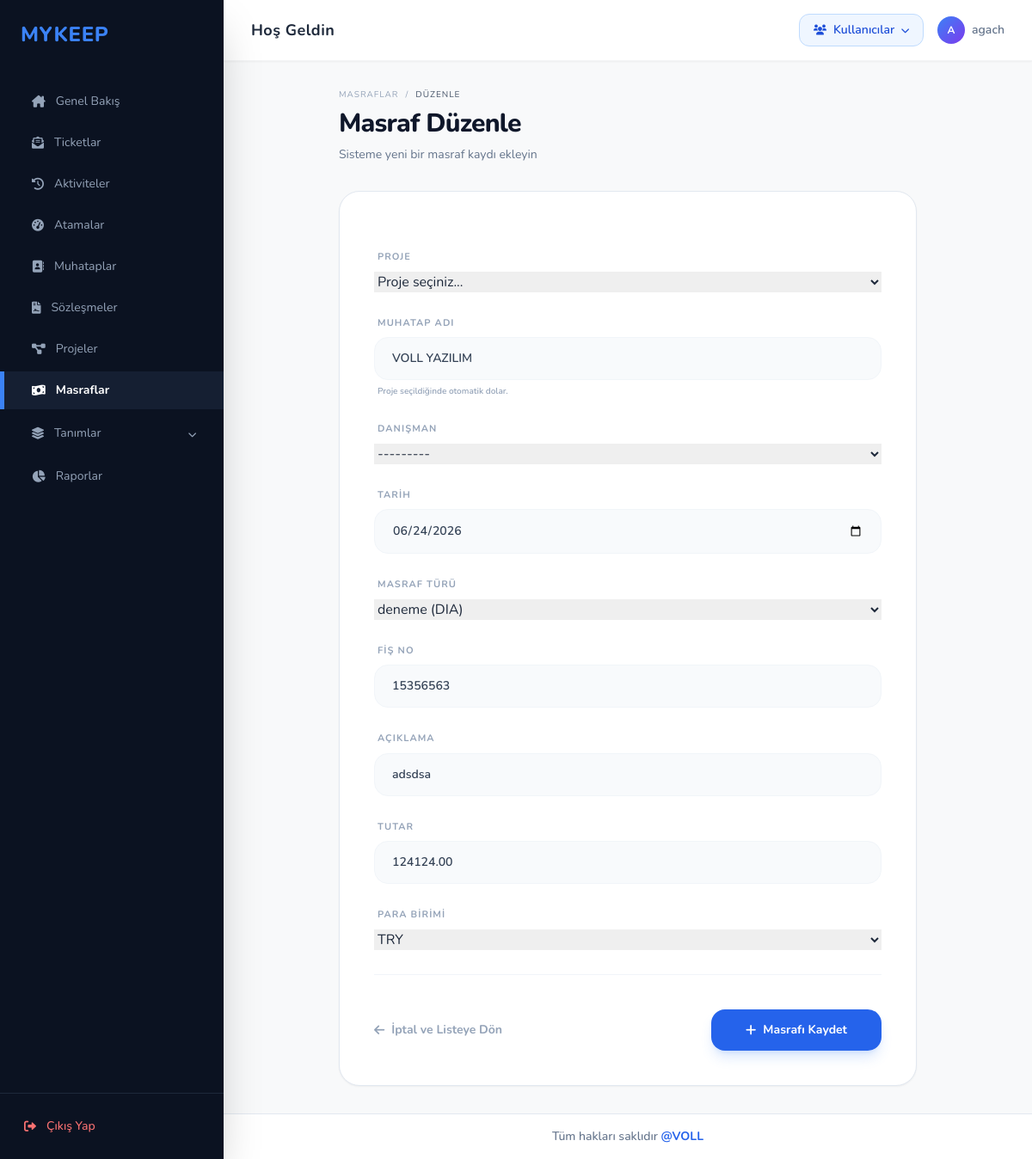
The app's page /masraflar/2/duzenle/ (signed in), older data.
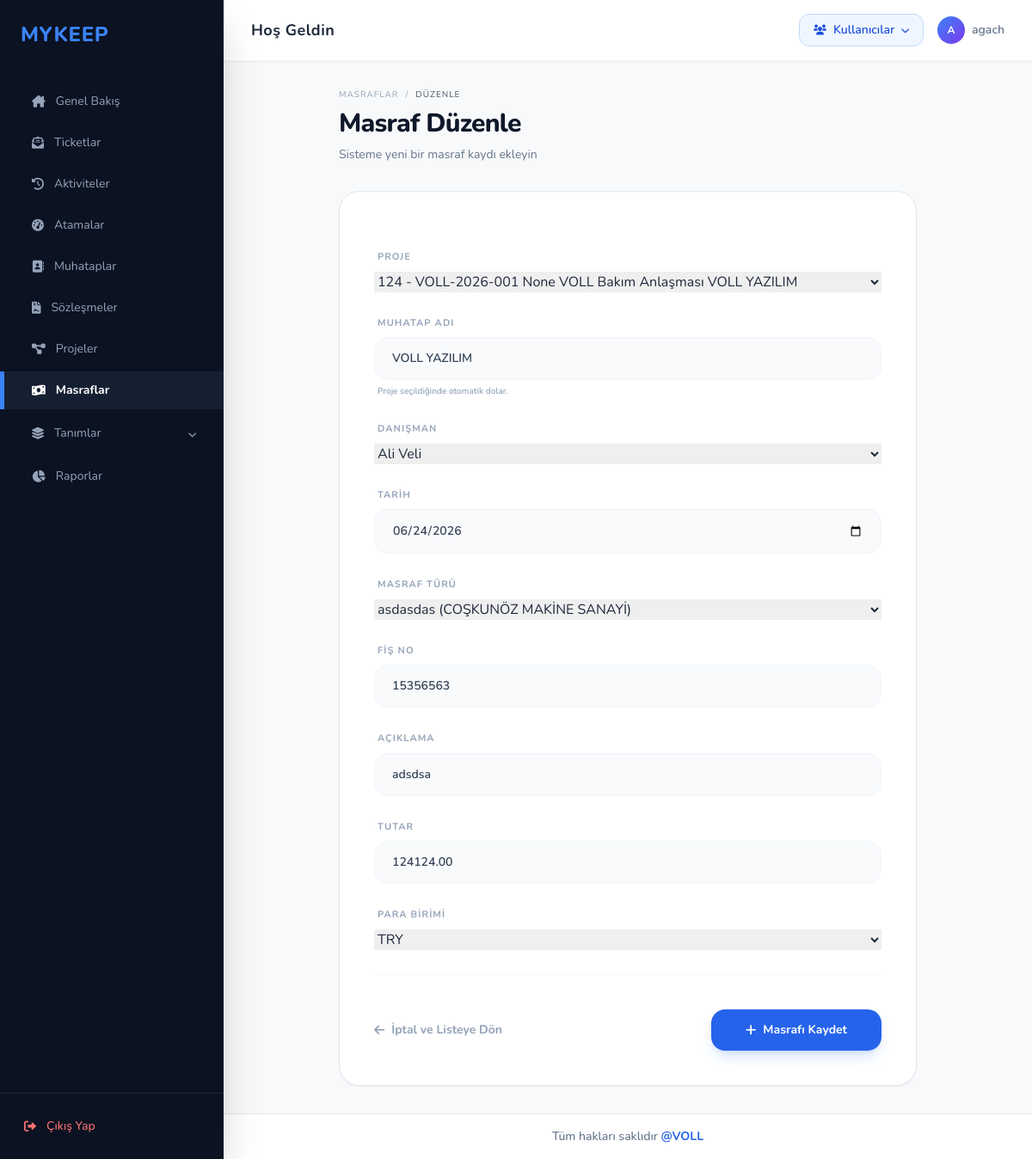
The same page, newer data.
### masraf/models.py (models this page shows, shortened)
class Masraf(models.Model):
    PARA_BIRIMI_CHOICES = [
        ('TRY', 'TRY'),
        ('EUR', 'EUR'),
        ('USD', 'USD'),
    ]
    proje = models.ForeignKey('proje.projeler', on_delete=models.CASCADE, verbose_name="Proje", null=True)
    danisman = models.ForeignKey('modul.danisman', on_delete=models.SET_NULL, verbose_name="Danışman", null=True, blank=True)
    muhatap_adi = models.CharField(max_length=200, verbose_name="Muhatap Adı", blank=True, null=True)
    tarih = models.DateField(verbose_name="Tarih")
    masraf_turu = models.ForeignKey(MasrafTuru, on_delete=models.PROTECT, verbose_name="Masraf Türü")
    fis_no = models.CharField(max_length=50, verbose_name="Fiş No")
    aciklama = models.CharField(max_length=60, verbose_name="Açıklama")
    tutar = models.DecimalField(max_digits=10, decimal_places=2, verbose_name="Tutar")
    para_birimi = models.CharField(max_length=3, choices=PARA_BIRIMI_CHOICES, default='TRY', verbose_name="Para Birimi")
    odendi_mi = models.BooleanField(default=False, verbose_name="Ödendi mi?")
    olusturulma_tarihi = models.DateTimeField(auto_now_add=True)
    guncellenme_tarihi = models.DateTimeField(auto_now=True)
    class Meta:
        verbose_name = "Masraf"
        verbose_name_plural = "Masraflar"

### masraf/views.py (the view)
# urls.py: path('<int:pk>/duzenle/', views.masraf_duzenle, name='masraf_duzenle'),
@admin_veya_danisman_only
def masraf_duzenle(request, pk):
    masraf = get_object_or_404(Masraf, pk=pk)
    if request.method == 'POST':
        form = MasrafForm(request.POST, instance=masraf)
        if form.is_valid():
            form.save()
            messages.success(request, 'Masraf başarıyla güncellendi.')
            return redirect('masraf_listesi')
    else:
        form = MasrafForm(instance=masraf)
    return render(request, 'masraf/masraf_form.html', {'form': form, 'title': 'Masraf Düzenle'})

### masraf/models.py (called while the page is built)
    def __str__(self):
        if self.muhatap:
            return f"{self.tanim} ({self.muhatap.unvan})"
        return self.tanim

### modul/models.py (called while the page is built)
    def __str__(self):
        return f"{self.isim}"

### muhatap/models.py (called while the page is built)
    def __str__(self):
        return f"{self.unvan}   "

### proje/models.py (called while the page is built)
    def __str__(self):
        return f"{self.projeno} - {self.sozlesme_baglantisi}"

### sozlesme/models.py (called while the page is built)
    def __str__(self):
        return self.tanim

    def __str__(self):
        return f"{self.sozlesmeno} {self.tip}  {self.tanim} {str(self.muhatap)}"

### templates/masraf/masraf_form.html (shortened to what this page needs)
{% extends 'base.html' %}
{% block content %}
<div class="max-w-2xl mx-auto">
    <div class="flex items-end justify-between mb-8">
        <div>
            <nav class="flex text-[10px] text-slate-400 uppercase tracking-widest mb-2 space-x-2">
                <a href="{% url 'masraf_listesi' %}" class="hover:text-blue-600">Masraflar</a>
                <span>/</span>
                <span class="text-slate-600">{% if form.instance.pk %}Düzenle{% else %}Yeni Ekle{% endif %}</span>
            </nav>
            <h1 class="text-3xl font-extrabold text-slate-900 tracking-tight">{{ title }}</h1>
            <p class="text-sm text-slate-500 mt-2">Sisteme yeni bir masraf kaydı ekleyin</p>
        </div>
    </div>
    <div class="bg-white border border-slate-200 rounded-3xl shadow-sm overflow-hidden">
        <form method="post" class="p-10 space-y-7">
            <div class="grid grid-cols-1 gap-y-7">
                {% for field in form %}
                <div class="group">
                    <label class="block text-[11px] font-bold text-slate-400 uppercase tracking-widest mb-2 px-1 transition-colors group-focus-within:text-blue-600">
                        {{ field.label }}
                    </label>
                    <div class="relative flex items-center">
                        {{ field }}
                    </div>
                    {% if field.name == 'muhatap_adi' %}
                    <p class="text-[10px] text-slate-400 mt-1.5 px-1 font-semibold">Proje seçildiğinde otomatik dolar.</p>
                    {% endif %}
                </div>
                {% endfor %}
            </div>
            <div class="flex items-center justify-between pt-10 border-t border-slate-100 mt-4">
                <a href="{% url 'masraf_listesi' %}" class="text-sm font-bold text-slate-400 hover:text-slate-600 transition flex items-center">
                    <i class="fa-solid fa-arrow-left mr-2"></i> İptal ve Listeye Dön
                </a>
                <button type="submit" class="bg-blue-600 hover:bg-blue-700 text-white px-10 py-3.5 rounded-2xl font-bold text-sm shadow-lg shadow-blue-500/20 transition-all active:scale-95 flex items-center">
                    <i class="fa-solid fa-plus mr-2"></i> Masrafı Kaydet
                </button>
            </div>
        </form>
    </div>
</div>
{% endblock %}

Row changes from the older to the newer data that the page shows:
changed Masraf "VOLL YAZILIM": proje "Proje seçiniz..." → "124 - VOLL-2026-001 None VOLL Bakım Anlaşması VOLL YAZILIM"; danisman "---------" → "Ali Veli"; masraf_turu "deneme (DIA)" → "asdasdas (COŞKUNÖZ MAKİNE SANAYİ)"
